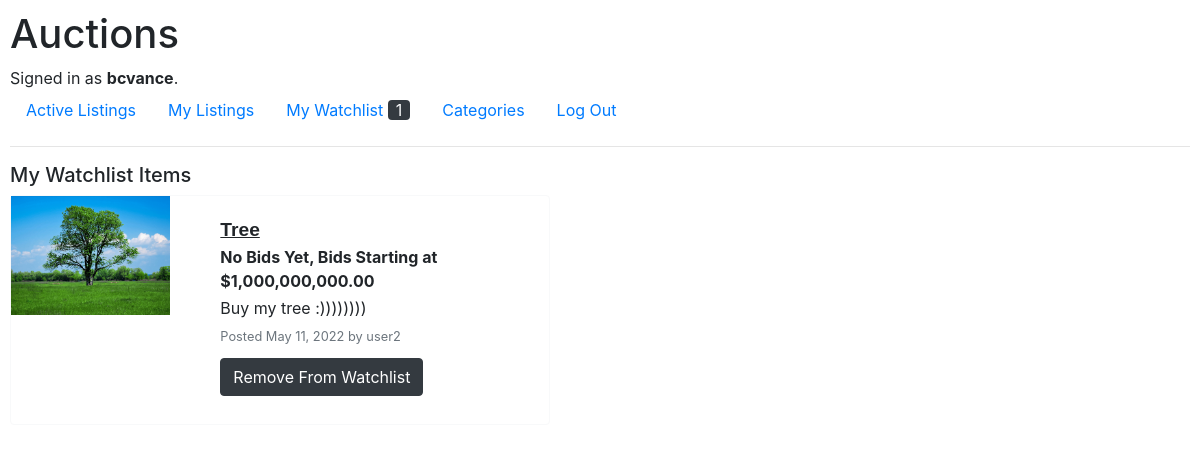
Screenshot of /watchlist (signed in) with the database file from the repository.
### auctions/models.py (models this page shows, shortened)
class User(AbstractUser):
    username = models.CharField(max_length=64, unique=True)

class WatchItem(models.Model):
    watcher = models.ForeignKey(User, on_delete=models.CASCADE, blank=True, null=True)
    item = models.ForeignKey(Listing, on_delete=models.CASCADE, blank=True, null=True)

class Listing(models.Model):
    list_date = models.DateField(auto_now_add=True)
    top_bidder = models.ForeignKey(User, on_delete=models.CASCADE, related_name = "winning", blank=True, null=True, default="")
    poster = models.ForeignKey(User, on_delete=models.CASCADE, related_name = "listings")
    starting_bid = models.DecimalField(max_digits=15, decimal_places=2, default=0.0)
    name = models.CharField(max_length=64, default="Unnamed Listing")
    desc = models.CharField(max_length=500, blank=True, null=True, default="")
    image = models.ImageField(upload_to=image_directory_path, storage=image_storage, null=True)
    categories = models.ManyToManyField(Category, related_name="listings")
    active = models.BooleanField(default=True)
    winner = models.IntegerField(blank=True, null=True)

### auctions/views.py (the view)
# urls.py: path("watchlist", views.watchlist, name="watchlist"),
def watchlist(request):
    watch_items_list = list(WatchItem.objects.filter(watcher = User.objects.get(id = request.user.id)))
    prices_formatted = []
    for item in watch_items_list:
        bid_string = str(item.item.starting_bid)
        prices_formatted.append(format_price(bid_string))
    watch_items = get_num_watch_items(request)
    return render(request, "auctions/watchlist.html", context={
        "watch_items_list": zip(watch_items_list, prices_formatted),
        "watch_items": watch_items
    })

### auctions/utils.py (called while the page is built)
def format_price(bid_string):
    if not bid_string:
        return False
    bid_string = str(bid_string)
    while(True):
        for i in range(len(bid_string)):
            if bid_string[i] == "," or bid_string[i] == ".":
                if i <= 3:
                    return bid_string
                bid_string = bid_string[0:i-3] + "," + bid_string[i-3:]
                break

def get_num_watch_items(request):
    user_id = request.user.id
    num_items = WatchItem.objects.filter(watcher = User.objects.get(id = user_id)).count()
    return num_items

### auctions/templates/auctions/watchlist.html (shortened to what this page needs)
{% extends "auctions/layout.html" %}
{% block watch_num %}
    {{ watch_items }}
{% endblock %}
{% block body %}
    <h5>My Watchlist Items</h5>
    {% if watch_items_list %}
            {% for watch_item, price in watch_items_list %}
            <div class="card border-light mb-3" style="max-width: 540px;">
                <div class="row g-0">
                <div class="col-md-4">
                    <img src="{{ watch_item.item.image.url }}" class="img-fluid rounded-start index_listing_img" alt="..." onclick="submitForm('listing_card_{{ watch_item.item.id }}')">
                </div>
                <div class="col-md-8">
                        <div class="card-body">
                            <form action="{% url 'listing' watch_item.item.id %}">
                                <button type="submit" class="card-item-name text-button">{{ watch_item.item.name }}</button>
                            </form>
                            {% if not watch_item.item.top_bidder %}
                                <p class="card-text font-weight-bold">No Bids Yet, Bids Starting at ${{ price }}</p>
                            {% endif %}
                            <p class="card-text">{{ watch_item.item.desc }}</p>
                            <p class="card-text"><small class="text-muted">Posted {{ watch_item.item.list_date }} by {{ watch_item.item.poster }}</small></p>
                            {% if user.is_authenticated %}
                            <div class="bottom-btns">
                                    {% if watch_item.item.poster.username == user.username %}
                                        <a href="{% url 'listings' %}" class="bottom-btn">Go to My Listings</a>
                                    {% else %}
                                    <form method="post" action="watch_del">
                                        <button type="submit" class="btn btn-dark my-2" id="delete_btn">Remove From Watchlist</button>
                                    </form>
                                    {% endif %}
                            </div>
                            {% endif %}
                        </div>
                    </div>
                </div>
            </div>
                {% endfor %}
            {% endif %}
{% endblock %}

### auctions/templates/auctions/layout.html (shortened to what this page needs)
{% load static %}
<!DOCTYPE html>
<html lang="en">
    <head>
        <link rel="stylesheet" href="https://stackpath.bootstrapcdn.com/bootstrap/4.4.1/css/bootstrap.min.css">
        <link href="{% static 'auctions/styles.css' %}" rel="stylesheet">
    </head>
    <body>
        <h1>Auctions</h1>
        <div>
            {% if user.is_authenticated %}
                Signed in as <strong>{{ user.username }}</strong>.
            {% else %}
                Not signed in.
            {% endif %}
        </div>
        <ul class="nav">
            <li class="nav-item">
                <a class="nav-link" href="{% url 'index' %}">Active Listings</a>
            </li>
            {% if user.is_authenticated %}
                <li class="nav-item">
                    <a class="nav-link" href="{% url 'listings' %}">My Listings</a>
                </li>
                <li class="nav-item">
                    <a class="nav-link" href="{% url 'watchlist' %}">My Watchlist <span class="text-light bg-dark px-2 rounded">{% block watch_num %}{% endblock watch_num %}</span></a>
                </li>
                <li class="nav-item">
                    <a href="{% url 'categories' %}" class="nav-link">Categories</a>
                </li>
                <li class="nav-item">
                    <a class="nav-link" href="{% url 'logout' %}">Log Out</a>
                </li>
            {% endif %}
        </ul>
        <hr>
        {% block body %}
        {% endblock %}
    </body>
</html>

### auctions/static/auctions/styles.css (style rules this page uses)
body { padding: 10px; }
p { margin-top: 0; margin-bottom: 3px; }
.rounded { border-radius: 20px; }
button.text-button { background: none!important; border: none; padding: 0!important; font-family: arial, sans-serif; color: #0d6efd; text-decoration: underline; cursor: pointer; text-decoration: none; }
button.card-item-name { color: #212529; text-decoration: underline; font-size: 1.2em; font-weight: bold; }

### rows the page displays
User: username "bcvance"
WatchItem: item.image (picture), item.name "Tree", price "1,000,000,000.00", item.desc "Buy my tree :))))))))", item.list_date "May 11, 2022", item.poster "user2"

### other values shown
{{ watch_items }} "1"
